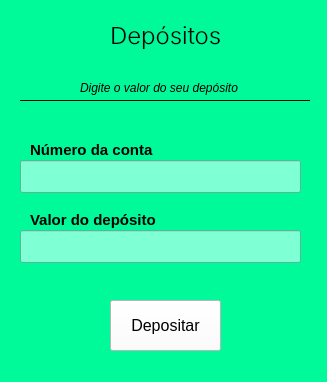
<?xml version="1.0" encoding="UTF-8"?>
<ui version="4.0">
 <class>MainWindow</class>
 <widget class="QMainWindow" name="MainWindow">
  <property name="geometry">
   <rect>
    <x>0</x>
    <y>0</y>
    <width>327</width>
    <height>382</height>
   </rect>
  </property>
  <property name="windowTitle">
   <string>Banco JP</string>
  </property>
  <property name="styleSheet">
   <string notr="true">background-color: #00FA9A</string>
  </property>
  <widget class="QWidget" name="centralwidget">
   <widget class="QLabel" name="label_2">
    <property name="geometry">
     <rect>
      <x>80</x>
      <y>80</y>
      <width>169</width>
      <height>15</height>
     </rect>
    </property>
    <property name="font">
     <font>
      <pointsize>9</pointsize>
      <italic>true</italic>
     </font>
    </property>
    <property name="styleSheet">
     <string notr="true"/>
    </property>
    <property name="text">
     <string>Digite o valor do seu depósito</string>
    </property>
   </widget>
   <widget class="Line" name="line">
    <property name="geometry">
     <rect>
      <x>20</x>
      <y>100</y>
      <width>290</width>
      <height>1</height>
     </rect>
    </property>
    <property name="autoFillBackground">
     <bool>false</bool>
    </property>
    <property name="styleSheet">
     <string notr="true">background-color: black; </string>
    </property>
    <property name="orientation">
     <enum>Qt::Horizontal</enum>
    </property>
   </widget>
   <widget class="QLabel" name="label">
    <property name="geometry">
     <rect>
      <x>110</x>
      <y>20</y>
      <width>113</width>
      <height>30</height>
     </rect>
    </property>
    <property name="font">
     <font>
      <family>Inter Light</family>
      <pointsize>18</pointsize>
     </font>
    </property>
    <property name="autoFillBackground">
     <bool>false</bool>
    </property>
    <property name="text">
     <string>Depósitos</string>
    </property>
   </widget>
   <widget class="QLabel" name="label_4">
    <property name="geometry">
     <rect>
      <x>30</x>
      <y>140</y>
      <width>125</width>
      <height>19</height>
     </rect>
    </property>
    <property name="font">
     <font>
      <pointsize>11</pointsize>
      <weight>75</weight>
      <bold>true</bold>
     </font>
    </property>
    <property name="styleSheet">
     <string notr="true"/>
    </property>
    <property name="text">
     <string>Número da conta</string>
    </property>
   </widget>
   <widget class="QLineEdit" name="conta">
    <property name="geometry">
     <rect>
      <x>20</x>
      <y>160</y>
      <width>281</width>
      <height>33</height>
     </rect>
    </property>
    <property name="styleSheet">
     <string notr="true">background-color: #7FFFD4;</string>
    </property>
    <property name="text">
     <string/>
    </property>
   </widget>
   <widget class="QLabel" name="label_5">
    <property name="geometry">
     <rect>
      <x>30</x>
      <y>210</y>
      <width>129</width>
      <height>19</height>
     </rect>
    </property>
    <property name="font">
     <font>
      <pointsize>11</pointsize>
      <weight>75</weight>
      <bold>true</bold>
     </font>
    </property>
    <property name="styleSheet">
     <string notr="true"/>
    </property>
    <property name="text">
     <string>Valor do depósito</string>
    </property>
   </widget>
   <widget class="QLineEdit" name="valor">
    <property name="geometry">
     <rect>
      <x>20</x>
      <y>230</y>
      <width>281</width>
      <height>33</height>
     </rect>
    </property>
    <property name="styleSheet">
     <string notr="true">background-color: #7FFFD4;</string>
    </property>
    <property name="text">
     <string/>
    </property>
   </widget>
   <widget class="QPushButton" name="depositar">
    <property name="geometry">
     <rect>
      <x>110</x>
      <y>300</y>
      <width>111</width>
      <height>51</height>
     </rect>
    </property>
    <property name="font">
     <font>
      <pointsize>12</pointsize>
     </font>
    </property>
    <property name="styleSheet">
     <string notr="true">background: white</string>
    </property>
    <property name="text">
     <string>Depositar</string>
    </property>
   </widget>
  </widget>
 </widget>
 <resources/>
 <connections/>
</ui>
